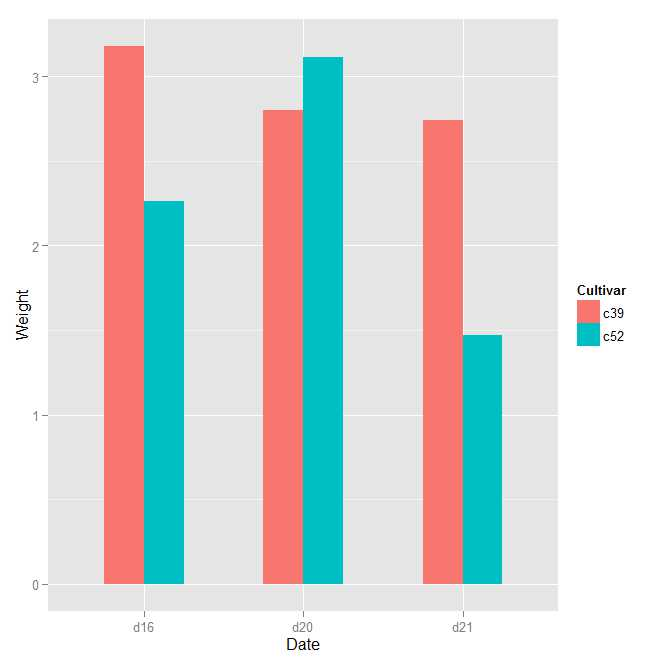

Reproduce this figure in R.
library(ggplot2)
library(gcookbook)
ggplot(cabbage_exp,aes(x=Date,y=Weight,fill=Cultivar))+geom_bar(stat="identity",width=0.5,position="dodge")
